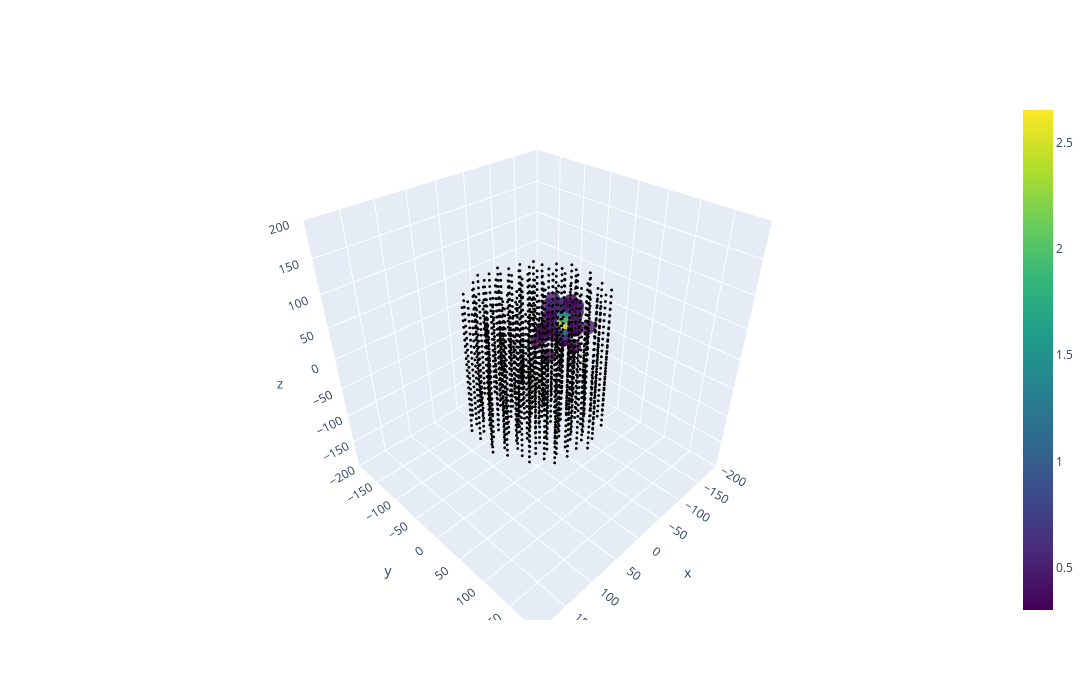

This figure's notebook cell:
### Code cell
print('Most hits')
id_event = max_event
hebe.event_plotting(
    hebe._det,
    hit_set[id_event][2]
)
print('Event ID')
print(id_event)
print('Hits')
print(sum([len(dom) for dom in hit_set[id_event][2]]))
print('Energy in GeV')
print(hit_set[id_event][0]['energy'])

### Figure 1 — Plotly figure (JSON) as saved in the notebook; plotly's stock layout.template omitted (floating-point values rounded to 4 significant figures; data arrays with more than 128 entries replaced by an {"elided": "..."} marker saying what was removed)
{"data": [{"marker": {"color": [0.301, 0.4771, 0.301, 0.301, 0.301, 0.4771, 0.699, 0.4771, 0.301, 0.301, 0.4771, 0.699, 0.301, 0.8451, 0.4771, 0.301, 0.6021, 0.301, 0.301, 0.301, 0.301, 0.301, 0.7782, 1.23, 2.652, 1.792, 1.398, 0.9031, 0.301, 0.301, 0.4771, 0.301, 0.4771, 0.4771, 0.4771, 0.4771, 0.301, 0.301, 0.4771, 0.4771, 0.301], "colorscale": [[0, "#440154"], [0.1111, "#482878"], [0.2222, "#3e4989"], [0.3333, "#31688e"], [0.4444, "#26828e"], [0.5556, "#1f9e89"], [0.6667, "#35b779"], [0.7778, "#6ece58"], [0.8889, "#b5de2b"], [1, "#fde725"]], "opacity": 0.8, "showscale": true, "size": 5}, "mode": "markers", "type": "scatter3d", "x": [-49.3, -42.31, -42.31, -57.23, -57.23, -57.23, -57.23, -57.23, -57.22, -57.22, -57.22, -57.22, -57.22, -57.22, -57.22, -66.19, -66.19, -66.19, -66.19, -66.19, -48.19, -69.96, -69.96, -69.96, -69.96, -69.96, -69.96, -69.96, -64.18, -64.18, -64.18, -79.37, -79.37, -79.37, -78.33, -84.45, -66.58, -89.35, -89.35, -96.18, -96.18], "y": [12.99, -32.76, -32.76, -5.305, -5.305, -5.305, -5.305, -5.305, -27.12, -27.12, -27.12, -27.12, -27.12, -27.12, -27.12, 8.249, 8.249, 8.249, 8.249, 8.249, -48.9, -16.1, -16.1, -16.1, -16.1, -16.1, -16.1, -16.1, -41.71, -41.71, -41.71, -0.7744, -0.7744, -0.7744, -29.48, 17.7, -57.24, -12.91, -12.91, -27.37, -27.37], "z": [33.33, 4.761, 14.28, 4.761, 14.28, 23.81, 33.33, 42.85, 4.761, 14.28, 23.81, 33.33, 42.85, 52.38, 61.9, -4.761, 23.81, 33.33, 42.85, 61.9, -14.28, -4.761, 4.761, 14.28, 23.81, 33.33, 42.85, 52.38, -42.85, 23.81, 42.85, 14.28, 42.85, 52.38, 42.85, 23.81, -4.761, 4.761, 14.28, 33.33, 42.85]}, {"marker": {"color": "black", "colorscale": [[0, "#440154"], [0.1111, "#482878"], [0.2222, "#3e4989"], [0.3333, "#31688e"], [0.4444, "#26828e"], [0.5556, "#1f9e89"], [0.6667, "#35b779"], [0.7778, "#6ece58"], [0.8889, "#b5de2b"], [1, "#fde725"]], "opacity": 1, "size": 1}, "mode": "markers", "type": "scatter3d", "x": {"elided": "2489 float values"}, "y": {"elided": "2489 float values"}, "z": {"elided": "2489 float values"}}], "layout": {"coloraxis": {"colorbar": {"title": {"text": "log10(det. photons)"}}, "showscale": true}, "height": 700, "scene": {"xaxis": {"range": [-200, 200]}, "yaxis": {"range": [-200, 200]}, "zaxis": {"range": [-200, 200]}}, "showlegend": false, "width": 1400}}
